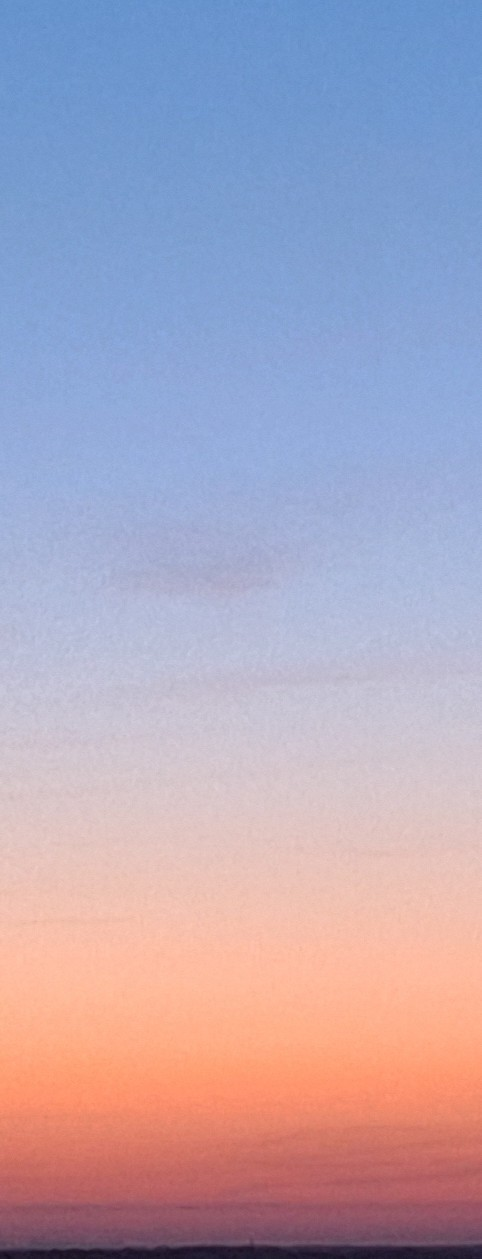
#> input picture 4 семестр/Физика/Псевдоспектр по фото/3.jpg, 482 x 1259 px, found by its file name
$ python 'Спектр.py'
#> lines starting #> are read from the running program, lines starting #| are printed output that depends on the picture
import numpy as np
import matplotlib.pyplot as plt
from PIL import Image
import sys
import os

class SkySpectrumAnalyzer:
    def __init__(self, image_path):
        self.image_path = image_path
        self.load_image()
        self.setup_layout()
        self.setup_gui()

    def load_image(self):
        try:
            img_pil = Image.open(self.image_path).convert('RGB')
#> img_pil is the input picture: PIL image 482x1259 RGB; mean R, G, B 175.9, 165, 185.2
            self.img_rgb = np.array(img_pil)
            print(f"✅ Изображение загружено. Размер: {self.img_rgb.shape}")
#| ✅ Изображение загружено. Размер: (1259, 482, 3)
        except Exception as e:
            print(f"❌ Ошибка загрузки: {e}")
            sys.exit(1)

    def setup_layout(self):
        h, w = self.img_rgb.shape[:2]
#> h = 1259; w = 482
        # Адаптивный размер квадратика (~8% от меньшей стороны)
        size = min(w, h) * 0.02
#> size = 9.64
        self.box_w = int(max(40, size))
#> self.box_w = 40
        self.box_h = int(max(40, size))
#> self.box_h = 40

        # Начальные позиции
        self.rois = []
        if w > h:  # Альбомная ориентация
            start_x = int(w * 0.15)
            step_x = int((w - 2 * start_x) / 4)
            for i in range(5):
                self.rois.append([start_x + i * step_x, h // 2, self.box_w, self.box_h])
        else:      # Портретная ориентация
            start_y = int(h * 0.1)
#> start_y = 125
            step_y = int((h - 2 * start_y) / 4)
#> step_y = 252
            for i in range(5):
                self.rois.append([w // 2, start_y + i * step_y, self.box_w, self.box_h])

        self.colors = ['red', 'green', 'blue', 'orange', 'purple']
        self.labels = [f'Area {i+1}' for i in range(5)]

    def setup_gui(self):
        self.fig = plt.figure(figsize=(16, 9))
        # Сетка: 5 строк, 2 колонки. Левая колонка шире, правая уже.
        gs = self.fig.add_gridspec(5, 2, width_ratios=[1.3, 1], hspace=0.25, wspace=0.25)

        # 🖼️ ЛЕВАЯ ЧАСТЬ: Изображение (занимает все 5 строк)
        self.ax_img = self.fig.add_subplot(gs[:, 0])
        self.ax_img.imshow(self.img_rgb)
        self.ax_img.set_title('🖱️ Зажмите и перетащите квадратик | Цифры двигаются вместе')
        self.ax_img.axis('off')

        # 📊 ПРАВАЯ ЧАСТЬ: 5 отдельных графиков
        self.ax_specs = []
        for i in range(5):
            ax = self.fig.add_subplot(gs[i, 1])
            ax.set_xlim(400, 700)
            ax.set_ylim(0, 1.1)
            ax.set_title(f'Area {i+1}')
            ax.set_ylabel('Norm. Intensity')
            ax.grid(True, linestyle='--', alpha=0.5)
            if i == 4:
                ax.set_xlabel('Wavelength (nm) [Approx]')
            self.ax_specs.append(ax)

        # 🟦 Создаём квадратики и подписи
        self.rect_patches = []
        self.text_labels = []
        for i in range(5):
            rect = plt.Rectangle(
                (self.rois[i][0], self.rois[i][1]),
                self.rois[i][2], self.rois[i][3],
                linewidth=2, edgecolor=self.colors[i], facecolor='none',
                picker=True
            )
            self.ax_img.add_patch(rect)
            self.rect_patches.append(rect)

            # Подпись с белой подложкой для читаемости на любом фоне
            txt = self.ax_img.text(
                self.rois[i][0], self.rois[i][1] - 10,
                f'{i+1}', color=self.colors[i], fontsize=14, weight='bold',
                bbox=dict(facecolor='white', alpha=0.85, edgecolor='none', pad=2)
            )
            self.text_labels.append(txt)

        # 🔌 Подключаем события мыши
        self.fig.canvas.mpl_connect('pick_event', self.on_pick)
        self.fig.canvas.mpl_connect('motion_notify_event', self.on_motion)
        self.fig.canvas.mpl_connect('button_release_event', self.on_release)

        self.active_rect = None
        self.press_data = None
        self.active_idx = -1

        self.update_spectra()
#> the loop in update_spectra, `for i in range(5):` made 5 passes
#> (r, g, b, max_val, nr, ng, nb) on passes 1 to 5: (116.4, 153.8, 207.4, 207.4, 0.561, 0.742, 1), (145.6, 170, 218.2, 218.2, 0.667, 0.779, 1), (187.4, 190.7, 215.1, 215.1, 0.871, 0.887, 1), (240.7, 193.5, 178.7, 240.7, 1, 0.804, 0.743), (203.1, 111.2, 100.7, 203.1, 1, 0.548, 0.496)
#> pass 1, in get_roi_data, `roi = self.img_rgb[y:y+h, x:x+w]`:
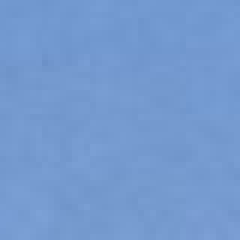
#> roi: shape (40, 40, 3) (shown 6 times larger); mean R, G, B 116.4, 153.8, 207.4
#> pass 2, in get_roi_data (call 2), `roi = self.img_rgb[y:y+h, x:x+w]`:
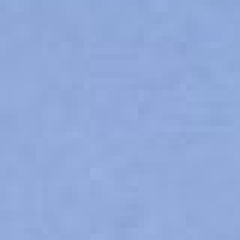
#> roi: shape (40, 40, 3) (shown 6 times larger); mean R, G, B 145.6, 170, 218.2
#> pass 3, in get_roi_data (call 3), `roi = self.img_rgb[y:y+h, x:x+w]`:
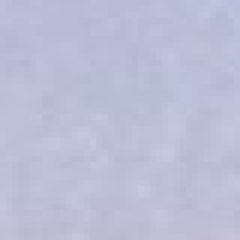
#> roi: shape (40, 40, 3) (shown 6 times larger); mean R, G, B 187.4, 190.7, 215.1
        plt.show()
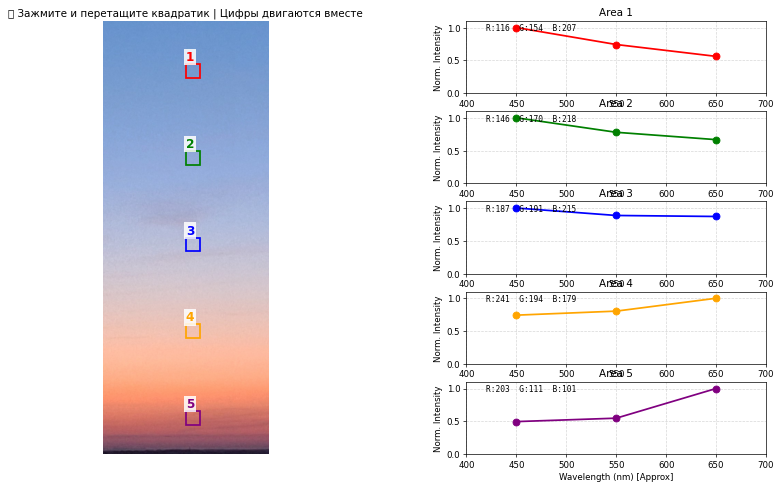
#> figure drawn by matplotlib, 6 panels

    def on_pick(self, event):
        if isinstance(event.artist, plt.Rectangle):
            self.active_rect = event.artist
            self.active_idx = self.rect_patches.index(event.artist)
            self.press_data = {
                'xy': (event.mouseevent.xdata, event.mouseevent.ydata),
                'rect_xy': (self.active_rect.get_x(), self.active_rect.get_y())
            }

    def on_motion(self, event):
        if self.active_rect is None or event.inaxes != self.active_rect.axes:
            return

        dx = event.xdata - self.press_data['xy'][0]
        dy = event.ydata - self.press_data['xy'][1]
        new_x = self.press_data['rect_xy'][0] + dx
        new_y = self.press_data['rect_xy'][1] + dy

        # Ограничиваем границами изображения
        h, w = self.img_rgb.shape[:2]
        rw, rh = self.active_rect.get_width(), self.active_rect.get_height()
        new_x = max(0, min(new_x, w - rw))
        new_y = max(0, min(new_y, h - rh))

        self.active_rect.set_xy((new_x, new_y))
        # ️ Двигаем подпись вместе с квадратиком
        self.text_labels[self.active_idx].set_position((new_x, new_y - 10))
        self.fig.canvas.draw_idle()

    def on_release(self, event):
        if self.active_rect:
            self.active_rect = None
            self.update_spectra()

    def get_roi_data(self, rect):
        x, y = int(rect.get_x()), int(rect.get_y())
        w, h = int(rect.get_width()), int(rect.get_height())
        roi = self.img_rgb[y:y+h, x:x+w]
        return np.mean(roi[:, :, 0]), np.mean(roi[:, :, 1]), np.mean(roi[:, :, 2])

    def update_spectra(self):
        for i in range(5):
            ax = self.ax_specs[i]
            ax.clear()
            ax.set_title(f'Area {i+1}')
            ax.set_xlim(400, 700)
            ax.set_ylim(0, 1.1)
            ax.grid(True, linestyle='--', alpha=0.5)
            if i == 4:
                ax.set_xlabel('Wavelength (nm) [Approx]')
            ax.set_ylabel('Norm. Intensity')

            r, g, b = self.get_roi_data(self.rect_patches[i])
            max_val = max(r, g, b) or 1.0
            nr, ng, nb = r/max_val, g/max_val, b/max_val

            # Строим спектр
            ax.plot([450, 550, 650], [nb, ng, nr], marker='o', color=self.colors[i],
                    linewidth=2, markersize=8)
            # Выводим сырые значения для удобства
            ax.text(420, 0.95, f'R:{r:.0f}  G:{g:.0f}  B:{b:.0f}', fontsize=9, fontfamily='monospace')

        self.fig.canvas.draw_idle()

if __name__ == '__main__':
    # ЗАМЕНИТЕ ЭТО НА ПУТЬ К ВАШЕМУ ФОТО
    photo_path = 'C:/Users/olezh/OneDrive/Рабочий стол/Физика/Оптика/ВПВ/Небо/3.jpg'

    # Если фото нет, создаём тестовый градиент "небо-закат"
    if not os.path.exists(photo_path):
        print(" Файл не найден. Генерирую тестовое изображение 'test_sky.jpg'...")
        w, h = 800, 600
        img = np.zeros((h, w, 3), dtype=np.uint8)
        y = np.linspace(0, 1, h).reshape(-1, 1)
        img[:, :, 0] = (255 * y).astype(np.uint8)          # Red: растёт вниз
        img[:, :, 1] = (200 * np.ones_like(y)).astype(np.uint8) # Green: константа
        img[:, :, 2] = (255 * (1 - y)).astype(np.uint8)    # Blue: убывает вниз
        Image.fromarray(img).save('test_sky.jpg')
        photo_path = 'test_sky.jpg'

    SkySpectrumAnalyzer(photo_path)

$ run again, with 4 семестр/Физика/Псевдоспектр по фото/2.jpg copied over 4 семестр/Физика/Псевдоспектр по фото/3.jpg
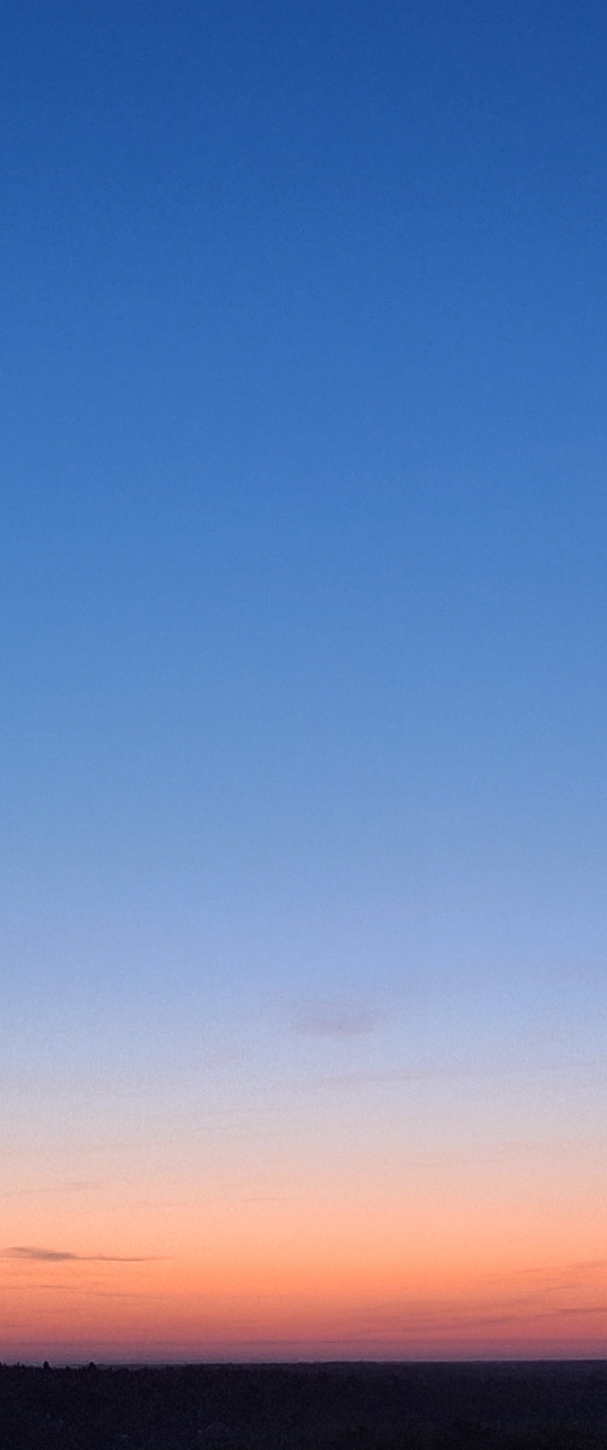
#> input picture 4 семестр/Физика/Псевдоспектр по фото/2.jpg, 1213 x 2899 px, found by its file name (shown at 1/2 size)
#> in load_image, img_pil is the input picture: PIL image 1213x2899 RGB; mean R, G, B 107.3, 129.4, 175.3
#| ✅ Изображение загружено. Размер: (2899, 1213, 3)
#> the loop in update_spectra, `for i in range(5):` made 5 passes
#> (r, g, b, max_val, nr, ng, nb) on passes 1 to 5: (38.43, 91.79, 167.5, 167.5, 0.229, 0.548, 1), (64.66, 118.8, 191.2, 191.2, 0.338, 0.622, 1), (103.3, 146.6, 205.1, 205.1, 0.504, 0.715, 1), (169.7, 175.8, 207.2, 207.2, 0.819, 0.848, 1), (211.8, 116, 100.6, 211.8, 1, 0.548, 0.475)
#> pass 1, in get_roi_data, `roi = self.img_rgb[y:y+h, x:x+w]`:
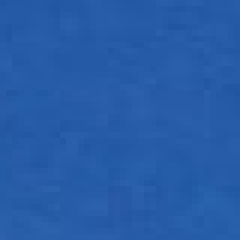
#> roi: shape (40, 40, 3) (shown 6 times larger); mean R, G, B 38.4, 91.8, 167.5
#> pass 2, in get_roi_data (call 2), `roi = self.img_rgb[y:y+h, x:x+w]`:
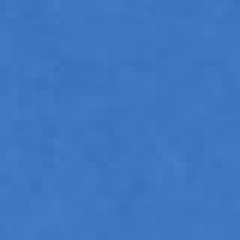
#> roi: shape (40, 40, 3) (shown 6 times larger); mean R, G, B 64.7, 118.8, 191.2

$ run again, with 4 семестр/Физика/Псевдоспектр по фото/4.jpg copied over 4 семестр/Физика/Псевдоспектр по фото/3.jpg
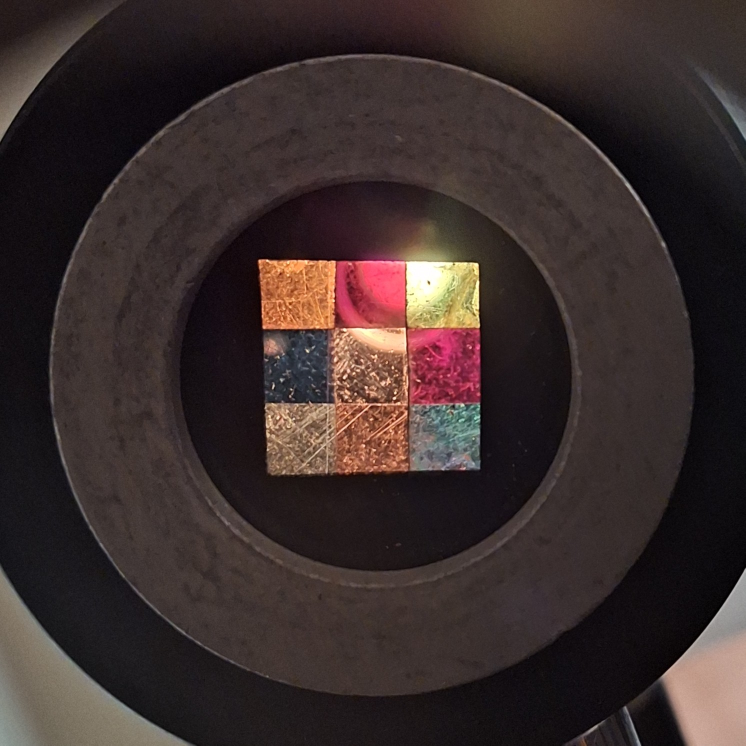
#> input picture 4 семестр/Физика/Псевдоспектр по фото/4.jpg, 1491 x 1491 px, found by its file name (shown at 1/2 size)
#> in load_image, img_pil is the input picture: PIL image 1491x1491 RGB; mean R, G, B 58.4, 45.6, 44.2
#| ✅ Изображение загружено. Размер: (1491, 1491, 3)
#> the loop in update_spectra, `for i in range(5):` made 5 passes
#> (r, g, b, max_val, ng, nb) on passes 1 to 5: (63.78, 51.9, 50.37, 63.78, 0.814, 0.79), (68.05, 43.51, 43.95, 68.05, 0.639, 0.646), (154.2, 106, 84.84, 154.2, 0.687, 0.55), (31.84, 23.06, 24.78, 31.84, 0.724, 0.778), (63.36, 51.02, 48.03, 63.36, 0.805, 0.758)
#> pass 1, in get_roi_data, `roi = self.img_rgb[y:y+h, x:x+w]`:
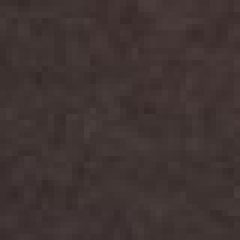
#> roi: shape (40, 40, 3) (shown 6 times larger); mean R, G, B 63.8, 51.9, 50.4
#> pass 3, in get_roi_data (call 3), `roi = self.img_rgb[y:y+h, x:x+w]`:
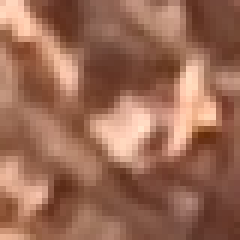
#> roi: shape (40, 40, 3) (shown 6 times larger); mean R, G, B 154.2, 106, 84.8
